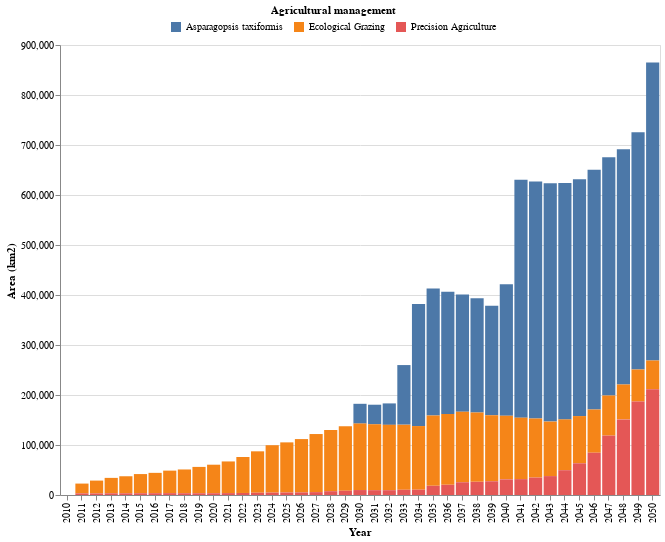

The cell this chart's notebook holds for it:
### Code cell
# HIDE CODE
plot_area_am_total(am_area_km2_total)

### Figure 1 — Vega-Lite specification as saved in the notebook (floating-point values rounded to 4 significant figures)
{"config": {"view": {"continuousWidth": 300, "continuousHeight": 300}}, "data": {"name": "data-5c761e50303f0f00f2f51f10303dc3a9"}, "mark": {"type": "bar"}, "encoding": {"color": {"field": "Agricultural management", "legend": {"direction": "horizontal", "legendX": 110, "legendY": -40, "orient": "none", "title": "Agricultural management", "titleAnchor": "middle"}, "title": "Agricultural management", "type": "nominal"}, "tooltip": [{"field": "Year", "type": "quantitative"}, {"field": "Agricultural management", "type": "nominal"}, {"field": "Area (km2)", "type": "quantitative"}], "x": {"field": "Year", "title": "Year", "type": "ordinal"}, "y": {"field": "Area (km2)", "title": "Area (km2)", "type": "quantitative"}}, "height": 450, "width": 600, "$schema": "https://vega.github.io/schema/vega-lite/v5.15.1.json", "datasets": {"data-5c761e50303f0f00f2f51f10303dc3a9": [{"Year": 2010, "Agricultural management": "Asparagopsis taxiformis", "Area (km2)": 0.0}, {"Year": 2011, "Agricultural management": "Asparagopsis taxiformis", "Area (km2)": 0.0}, {"Year": 2011, "Agricultural management": "Ecological Grazing", "Area (km2)": 19590.0}, {"Year": 2011, "Agricultural management": "Precision Agriculture", "Area (km2)": 3253.0}, {"Year": 2012, "Agricultural management": "Asparagopsis taxiformis", "Area (km2)": 0.0}, {"Year": 2012, "Agricultural management": "Ecological Grazing", "Area (km2)": 25650.0}, {"Year": 2012, "Agricultural management": "Precision Agriculture", "Area (km2)": 3178.0}, {"Year": 2013, "Agricultural management": "Asparagopsis taxiformis", "Area (km2)": 0.0}, {"Year": 2013, "Agricultural management": "Ecological Grazing", "Area (km2)": 30810.0}, {"Year": 2013, "Agricultural management": "Precision Agriculture", "Area (km2)": 3427.0}, {"Year": 2014, "Agricultural management": "Asparagopsis taxiformis", "Area (km2)": 0.0}, {"Year": 2014, "Agricultural management": "Ecological Grazing", "Area (km2)": 34050.0}, {"Year": 2014, "Agricultural management": "Precision Agriculture", "Area (km2)": 3440.0}, {"Year": 2015, "Agricultural management": "Asparagopsis taxiformis", "Area (km2)": 0.0}, {"Year": 2015, "Agricultural management": "Ecological Grazing", "Area (km2)": 38330.0}, {"Year": 2015, "Agricultural management": "Precision Agriculture", "Area (km2)": 3530.0}, {"Year": 2016, "Agricultural management": "Asparagopsis taxiformis", "Area (km2)": 0.0}, {"Year": 2016, "Agricultural management": "Ecological Grazing", "Area (km2)": 40640.0}, {"Year": 2016, "Agricultural management": "Precision Agriculture", "Area (km2)": 3656.0}, {"Year": 2017, "Agricultural management": "Asparagopsis taxiformis", "Area (km2)": 0.0}, {"Year": 2017, "Agricultural management": "Ecological Grazing", "Area (km2)": 45010.0}, {"Year": 2017, "Agricultural management": "Precision Agriculture", "Area (km2)": 3752.0}, {"Year": 2018, "Agricultural management": "Asparagopsis taxiformis", "Area (km2)": 0.0}, {"Year": 2018, "Agricultural management": "Ecological Grazing", "Area (km2)": 47490.0}, {"Year": 2018, "Agricultural management": "Precision Agriculture", "Area (km2)": 3582.0}, {"Year": 2019, "Agricultural management": "Asparagopsis taxiformis", "Area (km2)": 0.0}, {"Year": 2019, "Agricultural management": "Ecological Grazing", "Area (km2)": 52670.0}, {"Year": 2019, "Agricultural management": "Precision Agriculture", "Area (km2)": 3523.0}, {"Year": 2020, "Agricultural management": "Asparagopsis taxiformis", "Area (km2)": 0.0}, {"Year": 2020, "Agricultural management": "Ecological Grazing", "Area (km2)": 57040.0}, {"Year": 2020, "Agricultural management": "Precision Agriculture", "Area (km2)": 3565.0}, {"Year": 2021, "Agricultural management": "Asparagopsis taxiformis", "Area (km2)": 0.0}, {"Year": 2021, "Agricultural management": "Ecological Grazing", "Area (km2)": 63320.0}, {"Year": 2021, "Agricultural management": "Precision Agriculture", "Area (km2)": 3796.0}, {"Year": 2022, "Agricultural management": "Asparagopsis taxiformis", "Area (km2)": 0.0}, {"Year": 2022, "Agricultural management": "Ecological Grazing", "Area (km2)": 71990.0}, {"Year": 2022, "Agricultural management": "Precision Agriculture", "Area (km2)": 4056.0}, {"Year": 2023, "Agricultural management": "Asparagopsis taxiformis", "Area (km2)": 0.0}, {"Year": 2023, "Agricultural management": "Ecological Grazing", "Area (km2)": 82750.0}, {"Year": 2023, "Agricultural management": "Precision Agriculture", "Area (km2)": 4598.0}, {"Year": 2024, "Agricultural management": "Asparagopsis taxiformis", "Area (km2)": 0.0}, {"Year": 2024, "Agricultural management": "Ecological Grazing", "Area (km2)": 94730.0}, {"Year": 2024, "Agricultural management": "Precision Agriculture", "Area (km2)": 4863.0}, {"Year": 2025, "Agricultural management": "Asparagopsis taxiformis", "Area (km2)": 0.0}, {"Year": 2025, "Agricultural management": "Ecological Grazing", "Area (km2)": 100200.0}, {"Year": 2025, "Agricultural management": "Precision Agriculture", "Area (km2)": 5097.0}, {"Year": 2026, "Agricultural management": "Asparagopsis taxiformis", "Area (km2)": 0.0}, {"Year": 2026, "Agricultural management": "Ecological Grazing", "Area (km2)": 106600.0}, {"Year": 2026, "Agricultural management": "Precision Agriculture", "Area (km2)": 5236.0}, {"Year": 2027, "Agricultural management": "Asparagopsis taxiformis", "Area (km2)": 0.0}, {"Year": 2027, "Agricultural management": "Ecological Grazing", "Area (km2)": 116200.0}, {"Year": 2027, "Agricultural management": "Precision Agriculture", "Area (km2)": 5779.0}, {"Year": 2028, "Agricultural management": "Asparagopsis taxiformis", "Area (km2)": 0.0}, {"Year": 2028, "Agricultural management": "Ecological Grazing", "Area (km2)": 122400.0}, {"Year": 2028, "Agricultural management": "Precision Agriculture", "Area (km2)": 7605.0}, {"Year": 2029, "Agricultural management": "Asparagopsis taxiformis", "Area (km2)": 0.0}, {"Year": 2029, "Agricultural management": "Ecological Grazing", "Area (km2)": 129200.0}, {"Year": 2029, "Agricultural management": "Precision Agriculture", "Area (km2)": 8538.0}, {"Year": 2030, "Agricultural management": "Asparagopsis taxiformis", "Area (km2)": 39600.0}, {"Year": 2030, "Agricultural management": "Ecological Grazing", "Area (km2)": 132900.0}, {"Year": 2030, "Agricultural management": "Precision Agriculture", "Area (km2)": 9909.0}, {"Year": 2031, "Agricultural management": "Asparagopsis taxiformis", "Area (km2)": 39180.0}, {"Year": 2031, "Agricultural management": "Ecological Grazing", "Area (km2)": 131800.0}, {"Year": 2031, "Agricultural management": "Precision Agriculture", "Area (km2)": 9632.0}, {"Year": 2032, "Agricultural management": "Asparagopsis taxiformis", "Area (km2)": 42910.0}, {"Year": 2032, "Agricultural management": "Ecological Grazing", "Area (km2)": 130700.0}, {"Year": 2032, "Agricultural management": "Precision Agriculture", "Area (km2)": 9595.0}, {"Year": 2033, "Agricultural management": "Asparagopsis taxiformis", "Area (km2)": 119200.0}, {"Year": 2033, "Agricultural management": "Ecological Grazing", "Area (km2)": 130200.0}, {"Year": 2033, "Agricultural management": "Precision Agriculture", "Area (km2)": 10490.0}, {"Year": 2034, "Agricultural management": "Asparagopsis taxiformis", "Area (km2)": 244200.0}, {"Year": 2034, "Agricultural management": "Ecological Grazing", "Area (km2)": 127200.0}, {"Year": 2034, "Agricultural management": "Precision Agriculture", "Area (km2)": 10640.0}, {"Year": 2035, "Agricultural management": "Asparagopsis taxiformis", "Area (km2)": 254000.0}, {"Year": 2035, "Agricultural management": "Ecological Grazing", "Area (km2)": 140600.0}, {"Year": 2035, "Agricultural management": "Precision Agriculture", "Area (km2)": 18370.0}, {"Year": 2036, "Agricultural management": "Asparagopsis taxiformis", "Area (km2)": 244500.0}, {"Year": 2036, "Agricultural management": "Ecological Grazing", "Area (km2)": 141400.0}, {"Year": 2036, "Agricultural management": "Precision Agriculture", "Area (km2)": 20360.0}, {"Year": 2037, "Agricultural management": "Asparagopsis taxiformis", "Area (km2)": 234300.0}, {"Year": 2037, "Agricultural management": "Ecological Grazing", "Area (km2)": 141100.0}, {"Year": 2037, "Agricultural management": "Precision Agriculture", "Area (km2)": 25490.0}, {"Year": 2038, "Agricultural management": "Asparagopsis taxiformis", "Area (km2)": 228400.0}, {"Year": 2038, "Agricultural management": "Ecological Grazing", "Area (km2)": 138700.0}, {"Year": 2038, "Agricultural management": "Precision Agriculture", "Area (km2)": 26340.0}, {"Year": 2039, "Agricultural management": "Asparagopsis taxiformis", "Area (km2)": 219300.0}, {"Year": 2039, "Agricultural management": "Ecological Grazing", "Area (km2)": 131900.0}, {"Year": 2039, "Agricultural management": "Precision Agriculture", "Area (km2)": 27460.0}, {"Year": 2040, "Agricultural management": "Asparagopsis taxiformis", "Area (km2)": 263100.0}, {"Year": 2040, "Agricultural management": "Ecological Grazing", "Area (km2)": 127100.0}, {"Year": 2040, "Agricultural management": "Precision Agriculture", "Area (km2)": 31310.0}, {"Year": 2041, "Agricultural management": "Asparagopsis taxiformis", "Area (km2)": 475700.0}, {"Year": 2041, "Agricultural management": "Ecological Grazing", "Area (km2)": 122900.0}, {"Year": 2041, "Agricultural management": "Precision Agriculture", "Area (km2)": 31760.0}, {"Year": 2042, "Agricultural management": "Asparagopsis taxiformis", "Area (km2)": 473900.0}, {"Year": 2042, "Agricultural management": "Ecological Grazing", "Area (km2)": 118100.0}, {"Year": 2042, "Agricultural management": "Precision Agriculture", "Area (km2)": 34870.0}, {"Year": 2043, "Agricultural management": "Asparagopsis taxiformis", "Area (km2)": 476800.0}, {"Year": 2043, "Agricultural management": "Ecological Grazing", "Area (km2)": 109000.0}, {"Year": 2043, "Agricultural management": "Precision Agriculture", "Area (km2)": 37820.0}, {"Year": 2044, "Agricultural management": "Asparagopsis taxiformis", "Area (km2)": 472900.0}, {"Year": 2044, "Agricultural management": "Ecological Grazing", "Area (km2)": 101600.0}, {"Year": 2044, "Agricultural management": "Precision Agriculture", "Area (km2)": 49620.0}, {"Year": 2045, "Agricultural management": "Asparagopsis taxiformis", "Area (km2)": 473500.0}, {"Year": 2045, "Agricultural management": "Ecological Grazing", "Area (km2)": 94440.0}, {"Year": 2045, "Agricultural management": "Precision Agriculture", "Area (km2)": 63420.0}, {"Year": 2046, "Agricultural management": "Asparagopsis taxiformis", "Area (km2)": 479400.0}, {"Year": 2046, "Agricultural management": "Ecological Grazing", "Area (km2)": 86440.0}, {"Year": 2046, "Agricultural management": "Precision Agriculture", "Area (km2)": 84560.0}, {"Year": 2047, "Agricultural management": "Asparagopsis taxiformis", "Area (km2)": 476500.0}, {"Year": 2047, "Agricultural management": "Ecological Grazing", "Area (km2)": 80140.0}, {"Year": 2047, "Agricultural management": "Precision Agriculture", "Area (km2)": 118800.0}, {"Year": 2048, "Agricultural management": "Asparagopsis taxiformis", "Area (km2)": 470500.0}, {"Year": 2048, "Agricultural management": "Ecological Grazing", "Area (km2)": 69810.0}, {"Year": 2048, "Agricultural management": "Precision Agriculture", "Area (km2)": 151200.0}, {"Year": 2049, "Agricultural management": "Asparagopsis taxiformis", "Area (km2)": 474300.0}, {"Year": 2049, "Agricultural management": "Ecological Grazing", "Area (km2)": 64050.0}, {"Year": 2049, "Agricultural management": "Precision Agriculture", "Area (km2)": 186900.0}, {"Year": 2050, "Agricultural management": "Asparagopsis taxiformis", "Area (km2)": 596000.0}, {"Year": 2050, "Agricultural management": "Ecological Grazing", "Area (km2)": 57520.0}, {"Year": 2050, "Agricultural management": "Precision Agriculture", "Area (km2)": 211500.0}]}}
